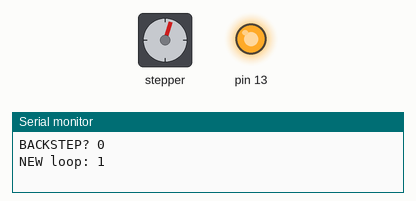
A sketch run on a simulated Arduino Uno, built with avr-gcc and run on an emulated ATmega328P. On the bench: stepper motor, output pins drawn as LEDs (lit = HIGH), the last lines printed to the serial monitor. Stepper angles assume 200 steps per turn.

Above: at 0.15 s.
At 0.5 s:
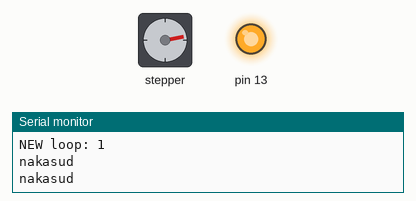
At 4.5 s:
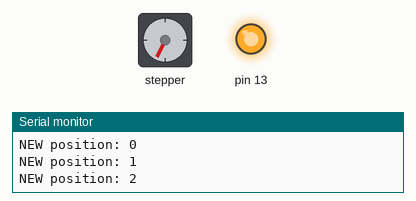
At 13.9 s:
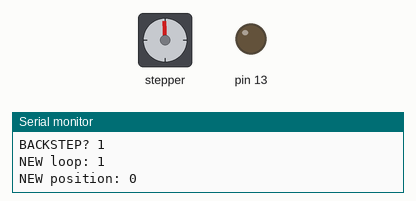
Timing chart, 0 to 15.4 s (numbered marks = the images above):
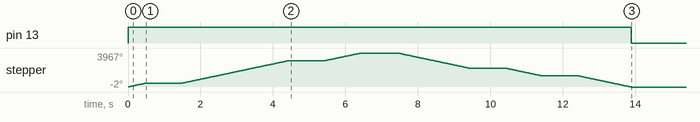

Measured:
- by itself, pin 13: LOW → HIGH at 0.00 s, → LOW 13.9 s later
- by itself, stepper: turns 439° clockwise in 0.49 s, then 2646° clockwise in 3.0 s, then 882° clockwise in 0.99 s, then 1764° counter-clockwise in 2.0 s, and so on

The sketch:

MixinsArduino4.ino
```cpp
#include <Stepper.h>

const int stepsPerRevolution = 200;  // change this to fit the number of steps per revolution
// for your motor

// initialize the stepper library on pins 8 through 11:
Stepper myStepper(stepsPerRevolution, 8,9,10,11);

int i=0;

int order[] = {
  1,4,5,3,2};

int orderSize = sizeof(order)/sizeof(order[6]);

int lastIngredient = 0;

boolean backstep = false;

void setup() {

  // set the speed at 60 rpm:
  myStepper.setSpeed(150);

  // initialize the serial port:
  Serial.begin(9600);

  // initialize pin 13 as OUTPUT
  pinMode(13,OUTPUT);
}

void loop() {

  for(i;i<orderSize;i++)
  {
    digitalWrite(13,HIGH);

    linearTravelStart(order[i],i);


   // End of For Loop
  }

  // Reset
  lastIngredient = 0;
  digitalWrite(13,LOW);

  // End of main
}

int rotateComputation(int bottle)
{
  int looper = 0;

  if(lastIngredient == 0)
    looper = bottle * stepsPerRevolution;

  else
  {
     if(backstep == true)
        looper = (stepsPerRevolution * (lastIngredient - bottle));
     else
        looper = (stepsPerRevolution * (bottle - lastIngredient));
  }

  backstep = lastIngredient > bottle ? true : false;

  looper = looper / stepsPerRevolution;

  if(looper < 0)
      looper = looper * (-1);

  //lastIngredient = bottle;

  return looper;
}

void linearTravelStart(int bottle,int bottleCursor)
{
    int count = 0, pos = 0, linearTravel = rotateComputation(bottle);
    Serial.print("\nBACKSTEP? ");
    Serial.println(backstep);
    Serial.println();
    Serial.print("NEW loop: ");
    Serial.println(linearTravel);


    while(count < 2 && pos < linearTravel)
    {
      if(backstep == true)
      {
          myStepper.step(-(490/2));
      }
      else
      {
        if(lastIngredient == 0 && pos == 0)
        {
           myStepper.step((490/2)/2);
           Serial.println("nakasud");
        }

        else
          myStepper.step(490/2);
      }

      count++;
      if(count == 2)
      {
        count = 0;

        Serial.print("NEW position: ");
        Serial.println(pos);
        pos++;
      }
    }
    lastIngredient = bottle;

    delay(1000);

    // Checks if it is on last bottle
    // If it is, it returns to starting point
    if(bottleCursor == orderSize - 1)
    {
       for(int counter = 0; counter <(lastIngredient*2) - 1; counter ++)
       {
         myStepper.step(-(490/2));
       }
    }
}
```
